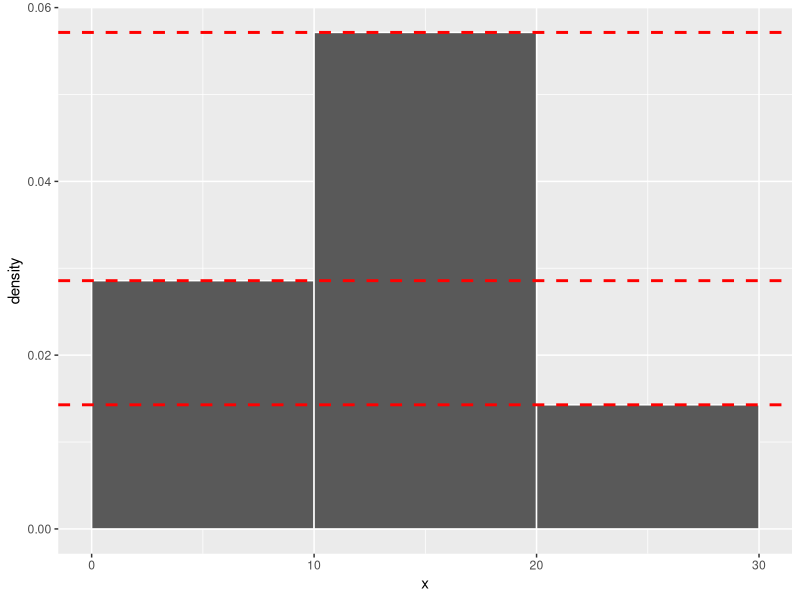

Here is the R script that generated this plot:

library(tidyverse)
library(patchwork)

# The histogram
df <- tibble( x = c(4,8,12,14,16,18, 25) )

df2 <-df %>% mutate( b  =  plyr::round_any(x, 10, f = ceiling),
               a  =  plyr::round_any(x, 10, f = floor),
               x0 = a + (b-a)/2 ) %>% 
    group_by( b) %>% 
    add_count(  ) %>% 
    ungroup() %>% 
    select( -x) %>% 
    distinct() %>% 
    mutate( den = (1/sum(n))*(1/(b-a))*n*1 )
    
        

graf <- ggplot(data = df,  aes( x = x))  

g_freq        <- graf + geom_histogram( boundary = 0, binwidth = 10 , color = "white")
g_density     <- graf + geom_histogram( boundary = 0, binwidth = 10 , color = "white", aes( y = ..density..))

g_density + geom_hline( yintercept =  c(df2$den), color = "red", linetype = 2, size = 1.) 



# 
